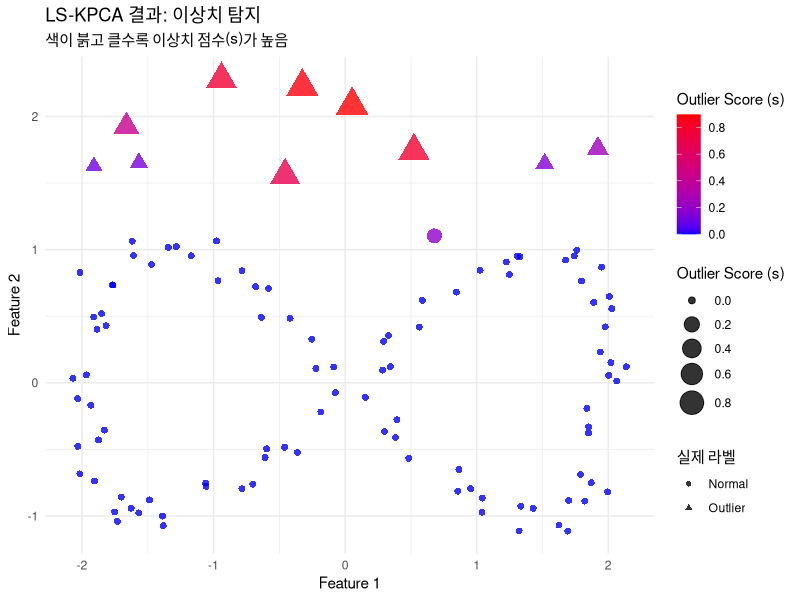

Here is the R script that generated this plot:
## ---- chunk 1
library(ggplot2)

# 1. 커널 함수 정의 (RBF Kernel)
# 두 벡터 또는 행렬 간의 RBF 커널 값을 계산합니다.
rbf_kernel <- function(X1, X2 = NULL, sigma = 1.0) {
  if (is.null(X2)) X2 <- X1
  n1 <- nrow(X1)
  n2 <- nrow(X2)
  K <- matrix(0, n1, n2)
  
  # 벡터화된 연산을 통해 효율적으로 커널 매트릭스 계산
  for (i in 1:n1) {
    for (j in 1:n2) {
      K[i, j] <- exp(-sum((X1[i, ] - X2[j, ])^2) / (2 * sigma^2))
    }
  }
  return(K)
}

# 2. LS-KPCA 핵심 함수
ls_kpca <- function(X, k, sigma = 1.0, lambda = 0.1, max_iter = 20, tol = 1e-4) {
  n <- nrow(X)
  
  # (1) 전체 데이터에 대한 기본 커널 행렬 K 계산
  K <- rbf_kernel(X, sigma = sigma)
  
  # (2) 변수 초기화
  s <- rep(0, n) # 이동 변수 s (outlier score)
  w <- rep(1, n) # 가중치 w (s에 따라 결정)
  
  cat("Starting LS-KPCA Optimization...\n")
  
  # (3) 주성분(U)과 이동 변수(s)를 번갈아 최적화
  for (iter in 1:max_iter) {
    s_old <- s
    
    # --- STEP 1: 주성분(U) 업데이트 (Weighted KPCA 수행) ---
    W <- diag(sqrt(w)) # 가중치 행렬 (sqrt(W) K sqrt(W) 형태를 위해)
    K_w <- W %*% K %*% W # 가중치가 적용된 커널
    
    # 커널 행렬 중앙화 (Centering)
    Ones <- matrix(1, n, n) / n
    K_c <- K_w - Ones %*% K_w - K_w %*% Ones + Ones %*% K_w %*% Ones
    
    # 고유값 분해를 통해 주성분(alpha) 찾기
    eig <- eigen(K_c, symmetric = TRUE)
    alpha <- eig$vectors[, 1:k, drop = FALSE]
    
    # 고유값으로 정규화 (KPCA 표준 절차)
    # 0에 가까운 작은 고유값에 대한 나눗셈 방지
    eigenvalues <- eig$values[1:k]
    safe_sqrt_eigenvalues <- sqrt(pmax(eigenvalues, 1e-9))
    alpha <- sweep(alpha, 2, safe_sqrt_eigenvalues, FUN = "/")
    
    # --- STEP 2: 이동 변수(s) 업데이트 ---
    # 현재 주성분(alpha)을 기준으로 재구성 오류(E) 계산
    # 재구성 오류 E_i = ||phi(x_i)||^2 - ||proj(phi(x_i))||^2
    # 여기서 ||phi(x_i)||^2 = K[i,i]
    projections <- K %*% alpha
    E <- diag(K) - rowSums(projections^2)
    
    # L1 페널티에 대한 s 업데이트 (Soft-thresholding과 유사)
    # s_i = max(0, E_i - lambda) 형태
    s <- pmax(0, E - lambda)
    
    # --- STEP 3: 가중치(w) 업데이트 ---
    # s 값을 기반으로 다음 반복에 사용할 가중치 w 계산
    # s가 크면(이상치) 가중치가 0에 가까워짐
    w <- 1 / (1 + 10 * s) # 10을 곱해 s의 영향을 더 크게 만듦
    
    # --- 수렴 확인 ---
    change <- sqrt(sum((s - s_old)^2))
    cat(sprintf("Iter %d, Change in s: %.6f\n", iter, change))
    if (change < tol) {
      cat("Converged.\n")
      break
    }
  }
  
  return(list(
    X = X,
    s = s, # 최종 이상치 점수
    alpha = alpha, # 주성분 계수
    K = K,
    k = k,
    sigma = sigma
  ))
}

# 3. 예제 데이터 생성
set.seed(42)
# (1) 정상 데이터: 부드러운 곡선 형태
n_normal <- 100
t <- seq(0, 2 * pi, length.out = n_normal)
X_normal <- data.frame(x = 2 * cos(t) + rnorm(n_normal, 0, 0.1), 
                       y = sin(2 * t) + rnorm(n_normal, 0, 0.1))

# (2) 이상치 데이터: 정상 데이터 분포에서 멀리 떨어진 지점
n_outlier <- 10
X_outlier <- data.frame(x = runif(n_outlier, -2, 2), 
                        y = runif(n_outlier, 1.5, 2.5))

# 데이터 합치기
X_total <- rbind(X_normal, X_outlier)
labels <- c(rep("Normal", n_normal), rep("Outlier", n_outlier))
X_total$label <- as.factor(labels)

# 4. LS-KPCA 모델 실행
# lambda: 이 값을 조절하여 이상치를 얼마나 민감하게 잡아낼지 결정.
# 값이 크면 정말 확실한 이상치만 s가 커지고, 작으면 작은 오류에도 s가 반응.
result <- ls_kpca(as.matrix(X_total[, 1:2]), k = 2, sigma = 1, lambda = 0.1)

# 5. 결과 시각화
X_total$outlier_score_s <- result$s

p <- ggplot(X_total, aes(x = x, y = y)) +
  # 이상치 점수(s)를 점의 크기와 색상으로 표현
  geom_point(aes(color = outlier_score_s, size = outlier_score_s, shape = label), alpha = 0.8) +
  scale_color_gradient(low = "blue", high = "red", name = "Outlier Score (s)") +
  scale_size_continuous(range = c(2, 8), name = "Outlier Score (s)") +
  scale_shape_manual(values = c("Normal" = 16, "Outlier" = 17)) +
  labs(
    title = "LS-KPCA 결과: 이상치 탐지",
    subtitle = "색이 붉고 클수록 이상치 점수(s)가 높음",
    x = "Feature 1", y = "Feature 2"
  ) +
  theme_minimal() +
  guides(shape = guide_legend(title = "실제 라벨"))

print(p)
